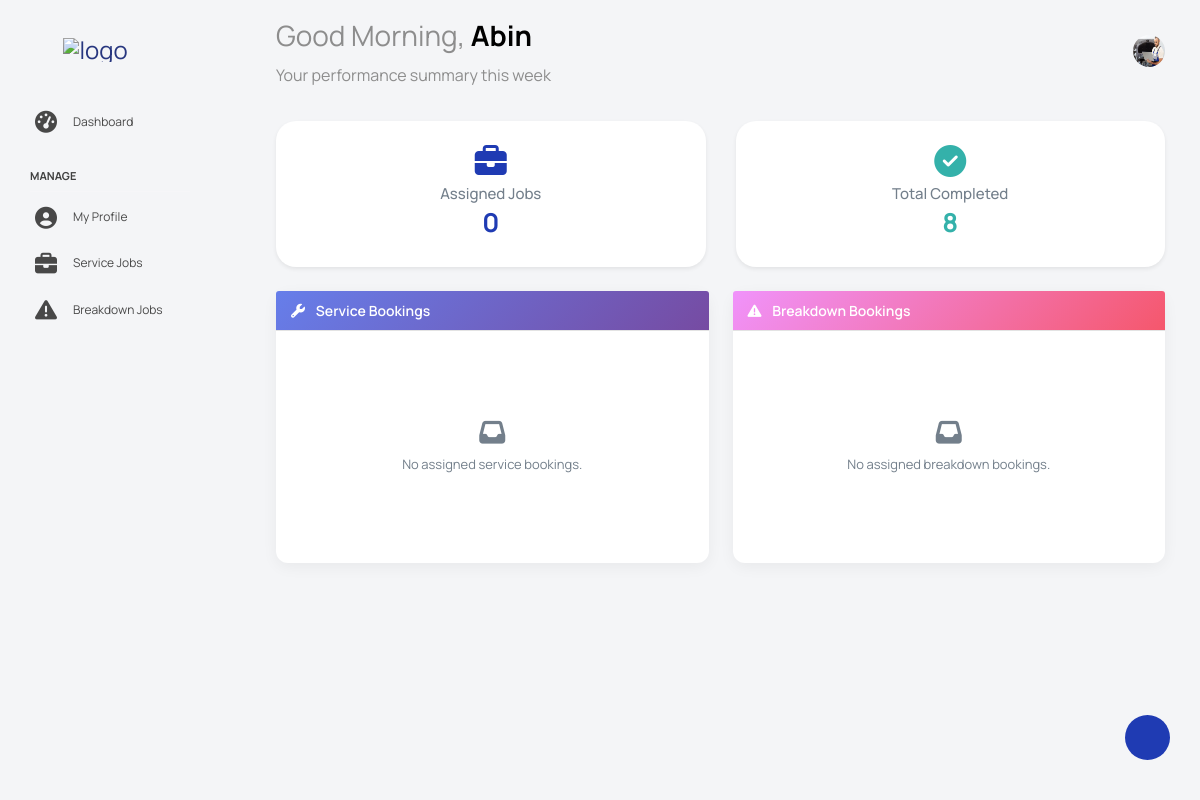
The page /Technician/HomePage/ (signed in) on the database as committed earlier.
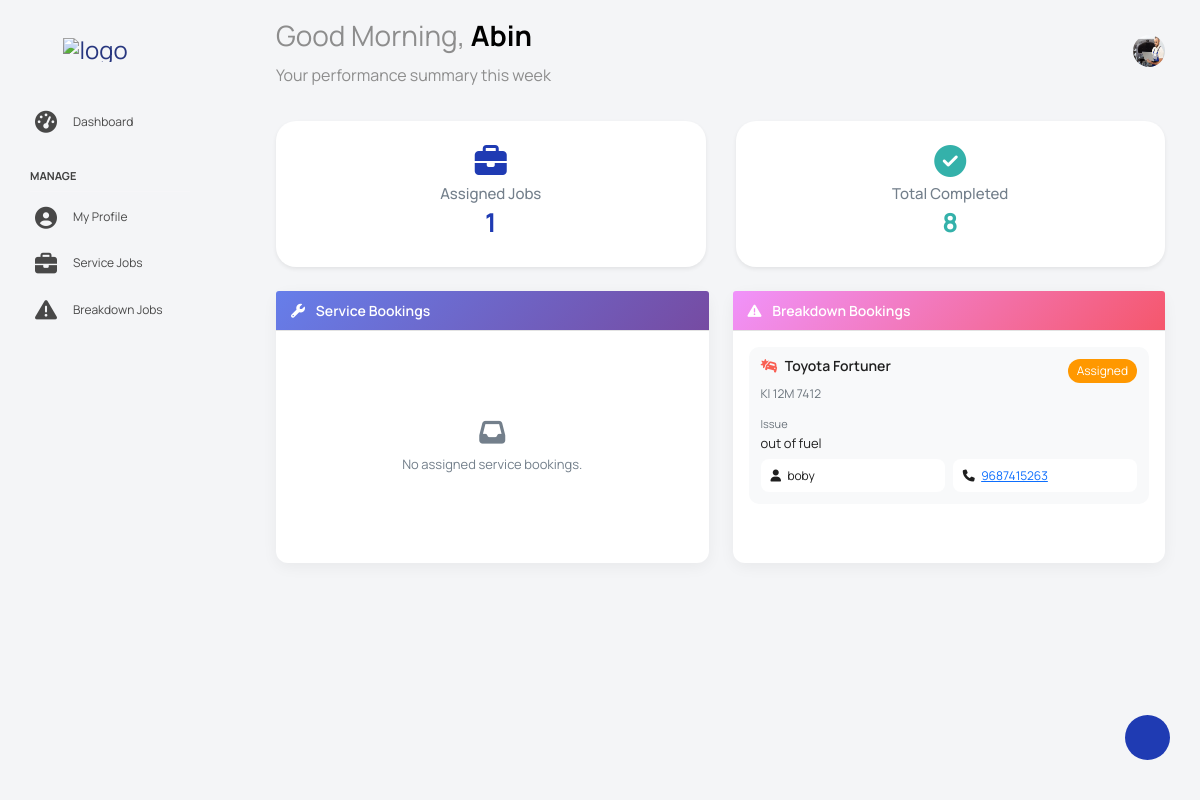
The same page on the database as committed later.
### User/models.py (models this page shows)
class tbl_breakdownassist(models.Model):
    breakdown_date=models.DateField(auto_now_add=True)
    breakdown_complaint=models.CharField(max_length=50)
    user=models.ForeignKey(tbl_user,on_delete=models.CASCADE)
    vehicle=models.ForeignKey(tbl_vehicle,on_delete=models.CASCADE)
    servicecenter=models.ForeignKey(tbl_servicecenter,on_delete=models.CASCADE)
    technician=models.ForeignKey(tbl_technician,on_delete=models.CASCADE,null=True)
    breakdown_status=models.IntegerField(default=0)

class tbl_vehicle(models.Model):
    vehicle_number=models.CharField(max_length=50)
    vehicle_year=models.CharField(max_length=50)
    vehicle_photo=models.FileField(upload_to='Assets/VehicleDocs/')
    user=models.ForeignKey(tbl_user,on_delete=models.CASCADE)
    model=models.ForeignKey(tbl_model,on_delete=models.CASCADE)

### Admin/models.py (models this page shows)
class tbl_model(models.Model):
    model_name=models.CharField(max_length=50)
    brand=models.ForeignKey(tbl_brand,on_delete=models.CASCADE)

class tbl_brand(models.Model):
    brand_name=models.CharField(max_length=50)

### Guest/models.py (models this page shows)
class tbl_user(models.Model):
    user_name=models.CharField(max_length=50)
    user_gender=models.CharField(max_length=50)
    contact_number=models.CharField(max_length=50)
    user_email=models.CharField(max_length=50)
    password=models.CharField(max_length=50)
    place=models.ForeignKey(tbl_place,on_delete=models.CASCADE)
    address=models.CharField(max_length=50)
    image=models.FileField(upload_to='Assets/UserDocs/')
    user_status=models.IntegerField(default=0)

### Technician/views.py (the view)
# urls.py: path('HomePage/',views.homepage,name="HomePage"),
def homepage(request):
     if 'tid' not in request.session:
      return redirect("Guest:Login")
     else:
        greeting=tbl_technician.objects.get(id=request.session['tid'])
        techniciandata=tbl_technician.objects.get(id=request.session['tid'])
        assigned_service_jobs=tbl_booking.objects.filter(technician=techniciandata,booking_status__gte=1,booking_status__lte=10).prefetch_related('tbl_booking_services_set')
        assigned_breakdown_jobs=tbl_breakdownassist.objects.filter(technician=techniciandata,breakdown_status=1)
        completed_service_count=tbl_booking.objects.filter(technician=techniciandata,booking_status=12).count()
        completed_breakdown_count=tbl_breakdownassist.objects.filter(technician=techniciandata,breakdown_status=3).count()
        return render(request,"Technician/HomePage.html",{'data':techniciandata,'greeting':greeting,
        "assigned_service_jobs": assigned_service_jobs,
        "assigned_breakdown_jobs": assigned_breakdown_jobs,
        "assigned_total": assigned_service_jobs.count() + assigned_breakdown_jobs.count(),
        "total_completed": completed_service_count + completed_breakdown_count})

### Technician/templates/Technician/HomePage.html (shortened to what the changed rows need)
{% load static %}
<!DOCTYPE html>
<html lang="en">
<head>
  <link rel="stylesheet" href="{% static 'Technician/vendors/feather/feather.css'%}">
  <link rel="stylesheet" href="{% static 'Technician/vendors/mdi/css/materialdesignicons.min.css'%}">
  <link rel="stylesheet" href="{% static 'Technician/vendors/ti-icons/css/themify-icons.css'%}">
  <link rel="stylesheet" href="{% static 'Technician/vendors/typicons/typicons.css'%}">
  <link rel="stylesheet" href="{% static 'Technician/vendors/simple-line-icons/css/simple-line-icons.css'%}">
  <link rel="stylesheet" href="{% static 'Technician/vendors/css/vendor.bundle.base.css'%}">
  <link rel="stylesheet" href="{% static 'Technician/vendors/datatables.net-bs4/dataTables.bootstrap4.css'%}">
  <link rel="stylesheet" href="{% static 'Technician/js/select.dataTables.min.css'%}">
  <link rel="stylesheet" href="{% static 'Technician/css/vertical-layout-light/style.css'%}">
  <link rel="stylesheet" href="https://cdnjs.cloudflare.com/ajax/libs/font-awesome/6.5.0/css/all.min.css">
</head>
<body>
  <div class="container-scroller">
    <nav class="navbar default-layout col-lg-12 col-12 p-0 fixed-top d-flex align-items-top flex-row">
      <div class="navbar-menu-wrapper d-flex align-items-top">
        <ul class="navbar-nav">
          <li class="nav-item font-weight-semibold ms-0">
            <h1 class="welcome-text">
              <span id="greeting"></span>,
              <span class="text-black fw-bold">{{greeting.technician_name}}</span>
            </h1>
          </li>
        </ul>
      </div>
    </nav>
    <div class="container-fluid page-body-wrapper">
      <div class="main-panel">
        <div class="content-wrapper">
          <div class="tab-pane fade show active" id="overview">
              <div class="row mb-4">
                <div class="col-md-6">
                  <div class="card border-0 shadow-sm rounded-4">
                    <div class="card-body text-center py-4">
                      <div class="mb-2">
                        <i class="fa-solid fa-briefcase fa-2x text-primary"></i>
                      </div>
                      <h6 class="text-muted">Assigned Jobs</h6>
                      <h2 class="fw-bold text-primary">{{ assigned_total }}</h2>
                    </div>
                  </div>
                </div>
                <div class="col-md-6">
                  <div class="card border-0 shadow-sm rounded-4">
                    <div class="card-body text-center py-4">
                      <h2 class="fw-bold text-success">{{ total_completed }}</h2>
                    </div>
                  </div>
                </div>
              </div>
            <div class="row g-4 align-items-stretch">
  <div class="col-lg-6 d-flex">
    <div class="card dashboard-card w-100 d-flex flex-column">
      <div class="card-body p-3 flex-grow-1 d-flex flex-column">
        {% if assigned_breakdown_jobs %}
          {% for breakdown in assigned_breakdown_jobs %}
          <div class="booking-item">
            <div class="d-flex justify-content-between align-items-start mb-2">
              <div>
                <h6 class="vehicle-title">
                  <i class="fa-solid fa-car-burst text-danger me-1"></i>
                  {{ breakdown.vehicle.model.brand.brand_name }}
                  {{ breakdown.vehicle.model.model_name }}
                </h6>
                <small class="vehicle-number">
                  {{ breakdown.vehicle.vehicle_number }}
                </small>
              </div>
              {% if breakdown.breakdown_status == 3 %}
                <span class="badge badge-success">Completed</span>
              {% elif breakdown.breakdown_status == 1 %}
                <span class="badge badge-progress">Assigned</span>
              {% else %}
                <span class="badge badge-pending">Pending</span>
              {% endif %}
            </div>
            <div class="detail-box">
              <small>Issue</small>
              <p>{{ breakdown.breakdown_complaint }}</p>
            </div>
            <div class="row g-2">
              <div class="col-6">
                <div class="info-box">
                  <i class="fa-solid fa-user me-1"></i>
                  {{ breakdown.user.user_name }}
                </div>
              </div>
              <div class="col-6">
                <div class="info-box">
                  <i class="fa-solid fa-phone me-1"></i>
                  <a href="tel:{{ breakdown.user.contact_number }}">
                    {{ breakdown.user.contact_number }}
                  </a>
                </div>
              </div>
            </div>
          </div>
          {% endfor %}
        {% else %}
          <div class="empty-box flex-grow-1 d-flex flex-column justify-content-center align-items-center">
            <i class="fa-solid fa-inbox fa-2x mb-2 text-muted"></i>
            <p class="text-muted mb-0">No assigned breakdown bookings.</p>
          </div>
        {% endif %}
      </div>
    </div>
  </div>
</div>
          </div>
        </div>
      </div>
    </div>
  </div>
</body>
</html>

Rows that differ between the two databases and show on the page:
added tbl_breakdownassist: vehicle.model.brand.brand_name "Toyota", vehicle.model.model_name "Fortuner", vehicle.vehicle_number "Kl 12M 7412", breakdown_status "Assigned", breakdown_complaint "out of fuel", user.user_name "boby", user.contact_number "9687415263"
Other text that changed with them:
{{ assigned_total }}: "0" → "1"
text no longer shown: "No assigned breakdown bookings."
